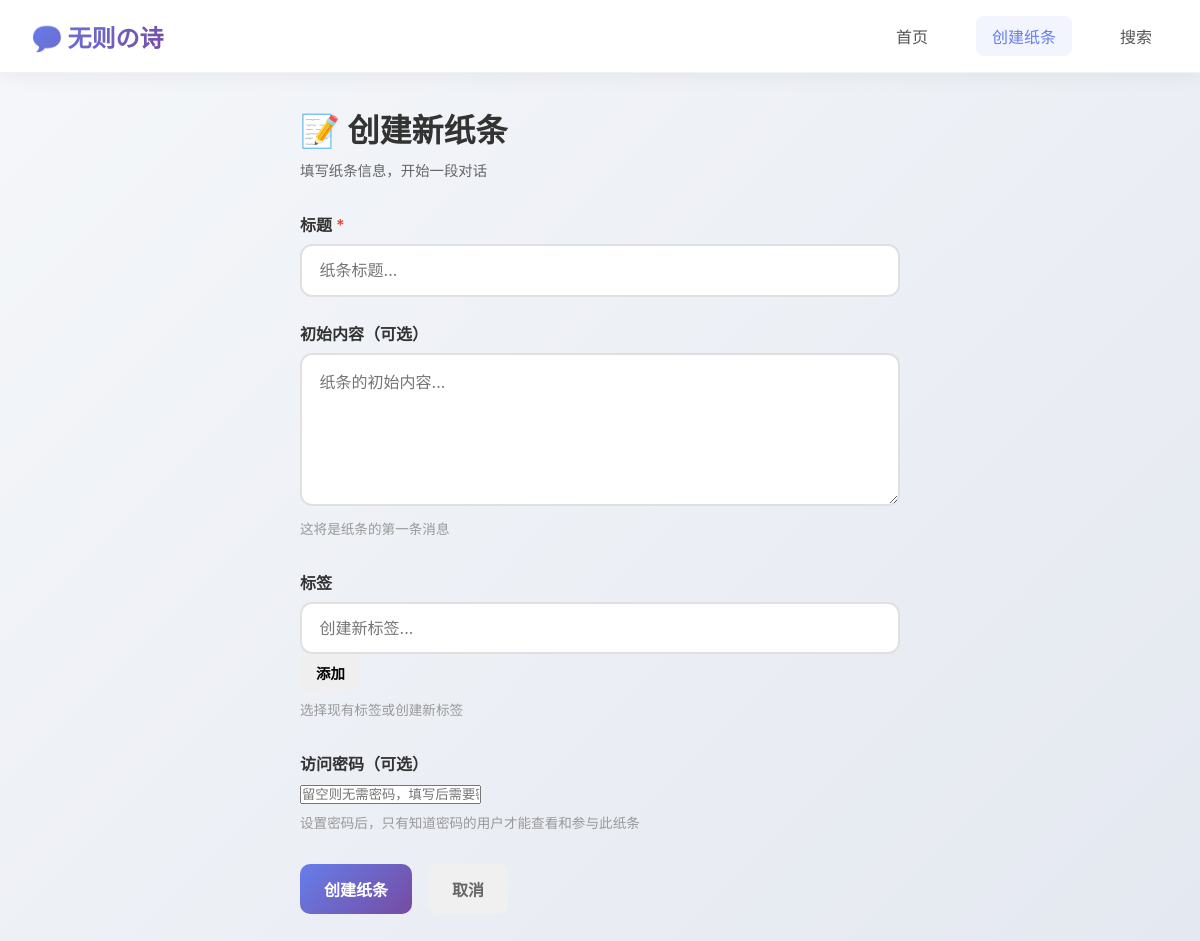
The page /app/create on the database as committed earlier.
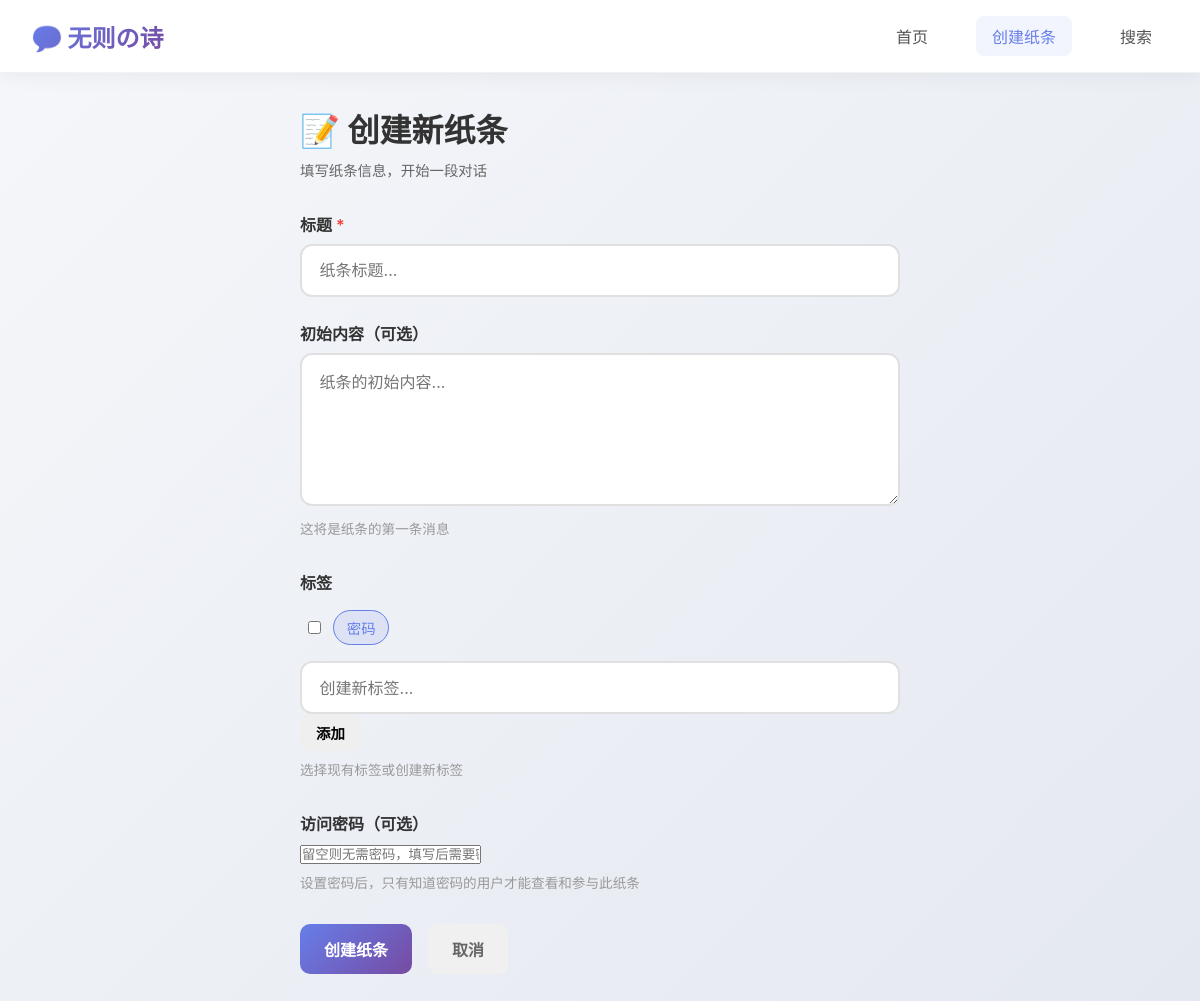
The same page on the database as committed later.
### models.py (models this page shows, shortened)
class Tag(db.Model):
    __tablename__ = 'tags'
    id = db.Column(db.Integer, primary_key=True)
    name = db.Column(db.String(50), unique=True, nullable=False, index=True)
    color = db.Column(db.String(7), default='#667eea')
    created_at = db.Column(db.DateTime, default=get_beijing_time)

### app.py (the view)
@app.route('/app/create')
def create():
    if 'user_id' not in session:
        session['user_id'] = str(uuid.uuid4())[:8]
    all_tags = Tag.query.all()
    return render_template('create.html', user_id=session['user_id'], tags=all_tags)

### templates/create.html (shortened to what this page needs)
<!DOCTYPE html>
<html lang="zh-CN">
<head>
    <link rel="stylesheet" href="{{ url_for('static', filename='css/style.css') }}">
</head>
<body>
    <div id="app">
        <nav class="navbar">
            <div class="nav-container">
                <h1 class="logo">💬 无则の诗</h1>
                <div class="nav-links">
                    <a href="/app" class="nav-link">首页</a>
                    <a href="/app/create" class="nav-link active">创建纸条</a>
                    <a href="/app/search" class="nav-link">搜索</a>
                </div>
            </div>
        </nav>
        <div class="container form-container">
            <h2>📝 创建新纸条</h2>
            <p class="form-hint">填写纸条信息，开始一段对话</p>
            <form id="create-form">
                <div class="form-group">
                    <label for="note-title">标题 <span class="required">*</span></label>
                    <input type="text" id="note-title" placeholder="纸条标题..." maxlength="200" required>
                </div>
                <div class="form-group">
                    <label for="note-content">初始内容（可选）</label>
                    <textarea id="note-content" placeholder="纸条的初始内容..." rows="6"></textarea>
                    <small class="form-hint">这将是纸条的第一条消息</small>
                </div>
                <div class="form-group">
                    <label>标签</label>
                    <div class="tag-selector">
                        <div class="existing-tags">
                            {% for tag in tags %}
                            <label class="tag-checkbox">
                                <input type="checkbox" name="tags" value="{{ tag.name }}">
                                <span class="tag-label" style="background-color: {{ tag.color }}20; color: {{ tag.color }}; border: 1px solid {{ tag.color }};">
                                    {{ tag.name }}
                                </span>
                            </label>
                            {% endfor %}
                        </div>
                        <div class="new-tag">
                            <input type="text" id="new-tag-input" placeholder="创建新标签...">
                            <button type="button" id="add-tag-btn" class="btn btn-small">添加</button>
                        </div>
                    </div>
                    <small class="form-hint">选择现有标签或创建新标签</small>
                </div>
                <div class="form-group">
                    <label for="note-password">访问密码（可选）</label>
                    <input type="password" id="note-password" placeholder="留空则无需密码，填写后需要密码才能查看和进入">
                    <small class="form-hint">设置密码后，只有知道密码的用户才能查看和参与此纸条</small>
                </div>
                <div class="form-actions">
                    <button type="submit" class="btn btn-primary">创建纸条</button>
                    <button type="button" class="btn btn-secondary" onclick="window.location.href='/'">取消</button>
                </div>
            </form>
        </div>
    </div>
</body>
</html>

### static/css/style.css (style rules this page uses)
* { margin: 0; padding: 0; box-sizing: border-box; }
body { font-family: -apple-system, BlinkMacSystemFont, 'Segoe UI', Roboto, 'Helvetica Neue', Arial, sans-serif; background: linear-gradient(135deg, #f5f7fa 0%, #e4e8f0 100%); min-height: 100vh; color: #333; }
#app { width: 100%; min-height: 100vh; }
.navbar { background: rgba(255, 255, 255, 0.98); backdrop-filter: blur(10px); box-shadow: 0 2px 20px rgba(0, 0, 0, 0.06); padding: 1rem 0; position: sticky; top: 0; z-index: 1000; border-bottom: 1px solid rgba(0, 0, 0, 0.05); }
.nav-container { max-width: 1200px; margin: 0 auto; padding: 0 2rem; display: flex; justify-content: space-between; align-items: center; }
.logo { font-size: 1.5rem; font-weight: bold; background: linear-gradient(135deg, #667eea 0%, #764ba2 100%); -webkit-background-clip: text; -webkit-text-fill-color: transparent; background-clip: text; }
.nav-links { display: flex; gap: 2rem; }
.nav-link { text-decoration: none; color: #555; font-weight: 500; transition: all 0.3s ease; padding: 0.5rem 1rem; border-radius: 8px; }
.nav-link:hover, .nav-link.active { color: #667eea; background: rgba(102, 126, 234, 0.08); }
.tag-checkbox { display: flex; align-items: center; cursor: pointer; padding: 0.5rem; border-radius: 8px; transition: background 0.2s ease; }
.tag-checkbox input[type="checkbox"] { margin-right: 0.5rem; cursor: pointer; }
.tag-label { display: inline-block; padding: 0.4rem 0.8rem; border-radius: 20px; font-size: 0.9rem; font-weight: 500; transition: all 0.3s ease; }
.btn { padding: 0.8rem 1.5rem; border: none; border-radius: 10px; font-size: 1rem; font-weight: 600; cursor: pointer; transition: all 0.3s ease; text-decoration: none; display: inline-block; }
.btn-primary { background: linear-gradient(135deg, #667eea 0%, #764ba2 100%); color: white; }
.btn-secondary { background: #f0f0f0; color: #666; }
.btn-small { padding: 0.5rem 1rem; font-size: 0.9rem; }
.form-container { max-width: 600px; margin: 2rem auto; }
.form-container h2 { font-size: 2rem; color: #333; margin-bottom: 0.5rem; }
.form-hint { color: #666; font-size: 0.9rem; margin-bottom: 2rem; }
.form-group { margin-bottom: 1.5rem; text-align: left; }
.form-group label { display: block; font-weight: 600; margin-bottom: 0.5rem; color: #333; }
.required { color: #f44336; }
.form-group input[type="text"], .form-group textarea { width: 100%; padding: 0.9rem 1.1rem; border: 2px solid #e0e0e0; border-radius: 12px; font-size: 1rem; font-family: inherit; transition: all 0.3s ease; background: white; }
.form-group textarea { resize: vertical; min-height: 120px; }
.form-group small { display: block; margin-top: 0.5rem; color: #999; font-size: 0.85rem; }
.form-actions { display: flex; gap: 1rem; margin-top: 2rem; }

Rows that differ between the two databases and show on the page:
added Tag: name "密码"
